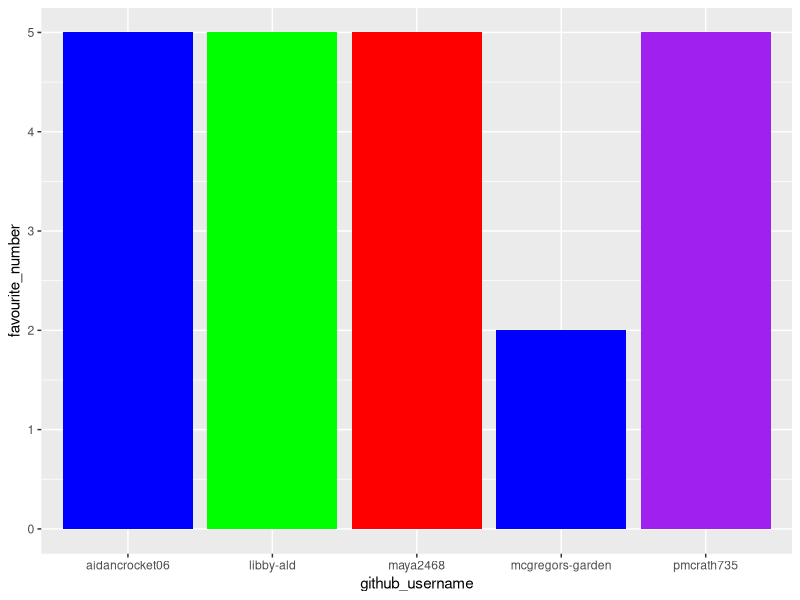
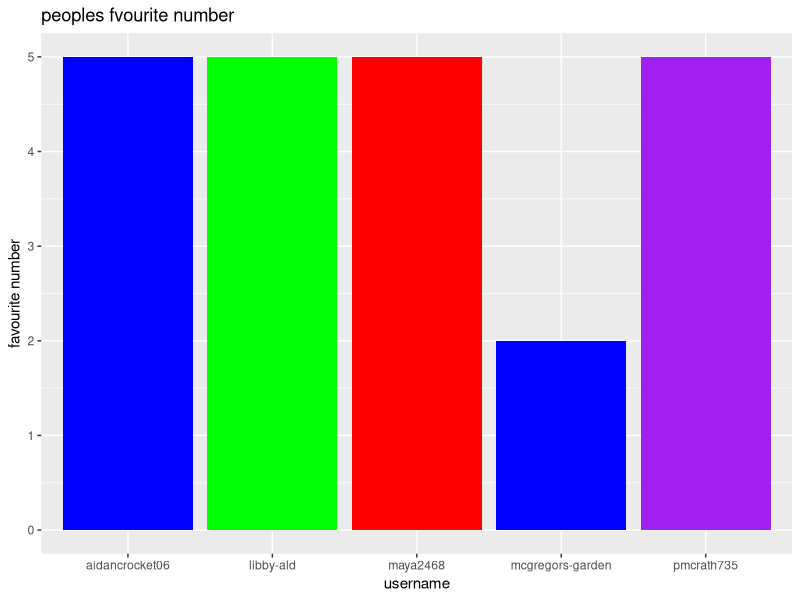
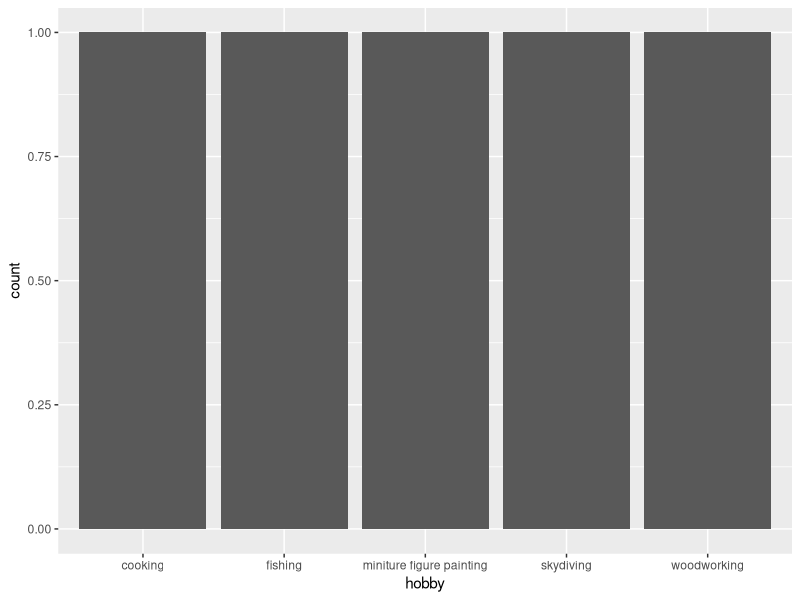

Source code (R) for these figures, in order:
## ---- chunk 1
library(tidyverse) 
## ---- chunk 2
team_data <- tibble(
  name = c("Peter Mgraff", "Adian something", "Libby", 
           "Ella", "Maya"),
  github_username = c("mcgregors-garden", "aidancrocket06", "pmcrath735", 
                      "libby-ald", "maya2468"), 
  colour = c("blue", "blue", "purple", 
             "green", "red"),
  hobby = c("fishing", "cooking", "woodworking", 
            "skydiving", "miniture figure painting"),
  favourite_number = c(2, 5, 5, 5, 5)
  )

team_data
## ---- chunk 3
p1 <- ggplot(data = team_data, 
             mapping = aes(x = github_username, 
                           y = favourite_number,
                           fill = colour), 
             ) +
   geom_col() +
   scale_fill_identity()
p1
## ---- chunk 4
p1 + labs(x = "username", 
          y = "favourite number",
          title = "peoples fvourite number")
## ---- chunk 5
p2 <- ggplot(team_data, aes(x = hobby)) +
  geom_bar()
p2
